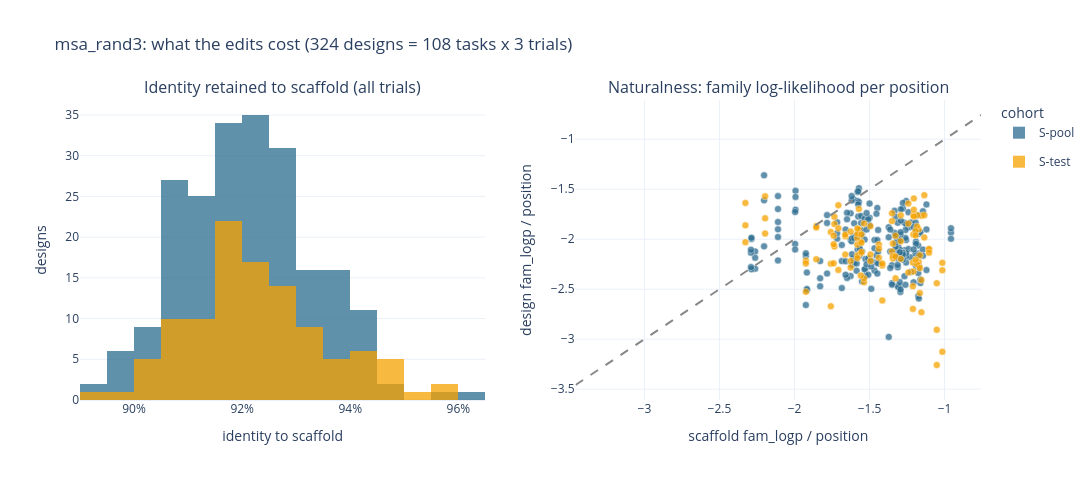

Here is the notebook cell this chart was saved with:
### Markdown cell above
## 5. Cost of the edits: sequence retained & naturalness

Left: how much identity to the scaffold each design keeps (edits are confined to the chromophore +
Tier-B window). Right: the family-PSSM log-likelihood of scaffold vs design, **per editable position**
— windows here run 14–34 positions, so the raw summed `fam_logp` in the CSVs is partly a readout of
window size and is not comparable across tasks; dividing by the window size fixes that.
**Below the diagonal = the design moved away from the family-typical region** to reach the target.
All 3 trials are shown on both panels, since this is a property of every design produced, not of the
selection rule.

### Code cell
from plotly.subplots import make_subplots
fin = traj[traj["round"] == LAST]
scaf0 = traj[traj["round"] == 0]
fig = make_subplots(rows=1, cols=2, subplot_titles=(
    "Identity retained to scaffold (all trials)", "Naturalness: family log-likelihood per position"))
for label in LABELS:
    f = fin[fin.cohort == label]
    fig.add_trace(go.Histogram(x=f["ident_to_scaffold"], name=label, marker_color=COLOR[label],
                               opacity=0.75, nbinsx=15, legendgroup=label), 1, 1)
    # scaffold value is identical across a task's trials, so pair each trial's design with it
    pair = f.merge(scaf0[["example", "fam_logp_pp"]].drop_duplicates("example"),
                   on="example", suffixes=("", "_scaf"))
    fig.add_trace(go.Scatter(
        x=pair["fam_logp_pp_scaf"], y=pair["fam_logp_pp"], mode="markers", name=label,
        marker=dict(color=COLOR[label], size=7, opacity=0.75, line=dict(width=0.5, color="white")),
        legendgroup=label, showlegend=False,
        customdata=np.stack([pair["example"], pair["trial"], pair["peak_err"]], axis=-1),
        hovertemplate="<b>%{customdata[0]}</b> (trial %{customdata[1]:.0f})<br>"
                      "fam logp/pos: scaffold %{x:.2f} -> design %{y:.2f}"
                      "<br>oracle err %{customdata[2]:.1f} nm<extra></extra>"), 1, 2)
lo = float(min(fin.fam_logp_pp.min(), scaf0.fam_logp_pp.min())) - 0.2
hi = float(max(fin.fam_logp_pp.max(), scaf0.fam_logp_pp.max())) + 0.2
fig.add_trace(go.Scatter(x=[lo, hi], y=[lo, hi], mode="lines", line=dict(dash="dash", color="#888"),
                         showlegend=False, hoverinfo="skip"), 1, 2)
fig.update_xaxes(title_text="identity to scaffold", tickformat=".0%", row=1, col=1)
fig.update_yaxes(title_text="designs", row=1, col=1)
fig.update_xaxes(title_text="scaffold fam_logp / position", row=1, col=2)
fig.update_yaxes(title_text="design fam_logp / position", row=1, col=2)
fig.update_layout(template=pio_tmpl, width=1120, height=480, barmode="overlay",
                  legend_title_text="cohort",
                  title=f"{ARM}: what the edits cost ({len(fin)} designs = {len(summ)} tasks x {len(TRIALS)} trials)")
fig.show()

print("identity to scaffold / fam_logp per position, all trials:")
for label in LABELS:
    f = fin[fin.cohort == label]
    s = scaf0[scaf0.cohort == label]
    print(f"  {label}: id {f.ident_to_scaffold.mean():.1%} | fam_logp/pos scaffold "
          f"{s.fam_logp_pp.mean():+.2f} -> design {f.fam_logp_pp.mean():+.2f} "
          f"({(f.fam_logp_pp.mean() - s.fam_logp_pp.mean()):+.2f})")

### Figure 1 — Plotly figure (JSON) as saved in the notebook; plotly's stock layout.template omitted (floating-point values rounded to 4 significant figures; data arrays with more than 128 entries replaced by an {"elided": "..."} marker saying what was removed)
{"data": [{"legendgroup": "S-pool", "marker": {"color": "#2b6c8f"}, "name": "S-pool", "nbinsx": 15, "opacity": 0.75, "type": "histogram", "x": {"elided": "216 float values"}, "xaxis": "x", "yaxis": "y"}, {"customdata": {"elided": "216x3 mixed values"}, "hovertemplate": "<b>%{customdata[0]}</b> (trial %{customdata[1]:.0f})<br>fam logp/pos: scaffold %{x:.2f} -> design %{y:.2f}<br>oracle err %{customdata[2]:.1f} nm<extra></extra>", "legendgroup": "S-pool", "marker": {"color": "#2b6c8f", "line": {"color": "white", "width": 0.5}, "opacity": 0.75, "size": 7}, "mode": "markers", "name": "S-pool", "showlegend": false, "type": "scatter", "x": {"elided": "216 float values"}, "xaxis": "x2", "y": {"elided": "216 float values"}, "yaxis": "y2"}, {"legendgroup": "S-test", "marker": {"color": "#f6a200"}, "name": "S-test", "nbinsx": 15, "opacity": 0.75, "type": "histogram", "x": [0.907, 0.934, 0.925, 0.953, 0.957, 0.948, 0.948, 0.957, 0.944, 0.92, 0.916, 0.924, 0.907, 0.916, 0.921, 0.919, 0.91, 0.919, 0.9, 0.913, 0.918, 0.923, 0.932, 0.927, 0.921, 0.912, 0.925, 0.918, 0.91, 0.922, 0.916, 0.92, 0.916, 0.907, 0.907, 0.915, 0.916, 0.916, 0.9, 0.905, 0.914, 0.892, 0.944, 0.927, 0.94, 0.92, 0.924, 0.903, 0.92, 0.916, 0.912, 0.929, 0.937, 0.92, 0.913, 0.926, 0.922, 0.936, 0.932, 0.928, 0.936, 0.908, 0.932, 0.928, 0.92, 0.912, 0.912, 0.925, 0.933, 0.947, 0.925, 0.925, 0.92, 0.912, 0.92, 0.916, 0.942, 0.925, 0.899, 0.904, 0.908, 0.936, 0.919, 0.949, 0.945, 0.941, 0.932, 0.915, 0.915, 0.907, 0.919, 0.915, 0.919, 0.929, 0.916, 0.929, 0.921, 0.938, 0.934, 0.905, 0.9, 0.909, 0.931, 0.922, 0.931, 0.916, 0.916, 0.941], "xaxis": "x", "yaxis": "y"}, {"customdata": {"elided": "108x3 mixed values"}, "hovertemplate": "<b>%{customdata[0]}</b> (trial %{customdata[1]:.0f})<br>fam logp/pos: scaffold %{x:.2f} -> design %{y:.2f}<br>oracle err %{customdata[2]:.1f} nm<extra></extra>", "legendgroup": "S-test", "marker": {"color": "#f6a200", "line": {"color": "white", "width": 0.5}, "opacity": 0.75, "size": 7}, "mode": "markers", "name": "S-test", "showlegend": false, "type": "scatter", "x": [-1.104, -1.104, -1.104, -1.015, -1.015, -1.015, -1.052, -1.052, -1.052, -1.734, -1.734, -1.734, -1.661, -1.661, -1.661, -1.173, -1.173, -1.173, -1.154, -1.154, -1.154, -2.327, -2.327, -2.327, -1.758, -1.758, -1.758, -1.35, -1.35, -1.35, -1.739, -1.739, -1.739, -1.208, -1.208, -1.208, -1.708, -1.708, -1.708, -1.571, -1.571, -1.571, -1.345, -1.345, -1.345, -1.438, -1.438, -1.438, -1.327, -1.327, -1.327, -1.494, -1.494, -1.494, -1.211, -1.211, -1.211, -1.415, -1.415, -1.415, -1.626, -1.626, -1.626, -1.537, -1.537, -1.537, -1.558, -1.558, -1.558, -2.196, -2.196, -2.196, -1.183, -1.183, -1.183, -1.135, -1.135, -1.135, -1.292, -1.292, -1.292, -1.242, -1.242, -1.242, -1.205, -1.205, -1.205, -1.582, -1.582, -1.582, -1.581, -1.581, -1.581, -1.924, -1.924, -1.924, -1.855, -1.855, -1.855, -1.165, -1.165, -1.165, -1.193, -1.193, -1.193, -1.554, -1.554, -1.554], "xaxis": "x2", "y": [-2.104, -2.097, -2.135, -2.236, -2.311, -3.126, -2.906, -2.44, -3.259, -2.074, -1.775, -1.848, -1.969, -1.953, -2.153, -1.902, -2.262, -2.225, -2.731, -2.409, -1.765, -1.861, -1.637, -2.03, -2.67, -2.245, -1.928, -1.819, -2.124, -1.74, -2.242, -2.05, -1.964, -1.758, -2.324, -1.954, -1.66, -1.89, -2.308, -1.902, -1.698, -1.943, -2.044, -2.193, -2.168, -2.187, -2.053, -2.096, -2.173, -1.966, -2.392, -2.218, -1.87, -2.153, -2.471, -2.234, -2.697, -2.263, -2.243, -2.613, -2.218, -2.284, -1.924, -2.43, -2.391, -1.844, -2.364, -2.022, -2.14, -1.943, -1.791, -1.571, -2.251, -1.76, -1.873, -1.983, -1.559, -1.76, -1.761, -2.197, -2.021, -1.843, -2.333, -1.643, -1.772, -1.593, -1.705, -1.988, -2.053, -2.162, -1.945, -2.189, -1.892, -2.527, -2.215, -2.243, -1.868, -1.882, -2.201, -2.289, -2.538, -2.161, -1.919, -2.205, -1.962, -1.954, -2.035, -2.127], "yaxis": "y2"}, {"hoverinfo": "skip", "line": {"color": "#888", "dash": "dash"}, "mode": "lines", "showlegend": false, "type": "scatter", "x": [-3.459, -0.7575], "xaxis": "x2", "y": [-3.459, -0.7575], "yaxis": "y2"}], "layout": {"annotations": [{"font": {"size": 16}, "showarrow": false, "text": "Identity retained to scaffold (all trials)", "x": 0.225, "xanchor": "center", "xref": "paper", "y": 1.0, "yanchor": "bottom", "yref": "paper"}, {"font": {"size": 16}, "showarrow": false, "text": "Naturalness: family log-likelihood per position", "x": 0.775, "xanchor": "center", "xref": "paper", "y": 1.0, "yanchor": "bottom", "yref": "paper"}], "barmode": "overlay", "height": 480, "legend": {"title": {"text": "cohort"}}, "title": {"text": "msa_rand3: what the edits cost (324 designs = 108 tasks x 3 trials)"}, "width": 1120, "xaxis": {"anchor": "y", "domain": [0.0, 0.45], "tickformat": ".0%", "title": {"text": "identity to scaffold"}}, "xaxis2": {"anchor": "y2", "domain": [0.55, 1.0], "title": {"text": "scaffold fam_logp / position"}}, "yaxis": {"anchor": "x", "domain": [0.0, 1.0], "title": {"text": "designs"}}, "yaxis2": {"anchor": "x2", "domain": [0.0, 1.0], "title": {"text": "design fam_logp / position"}}}}
